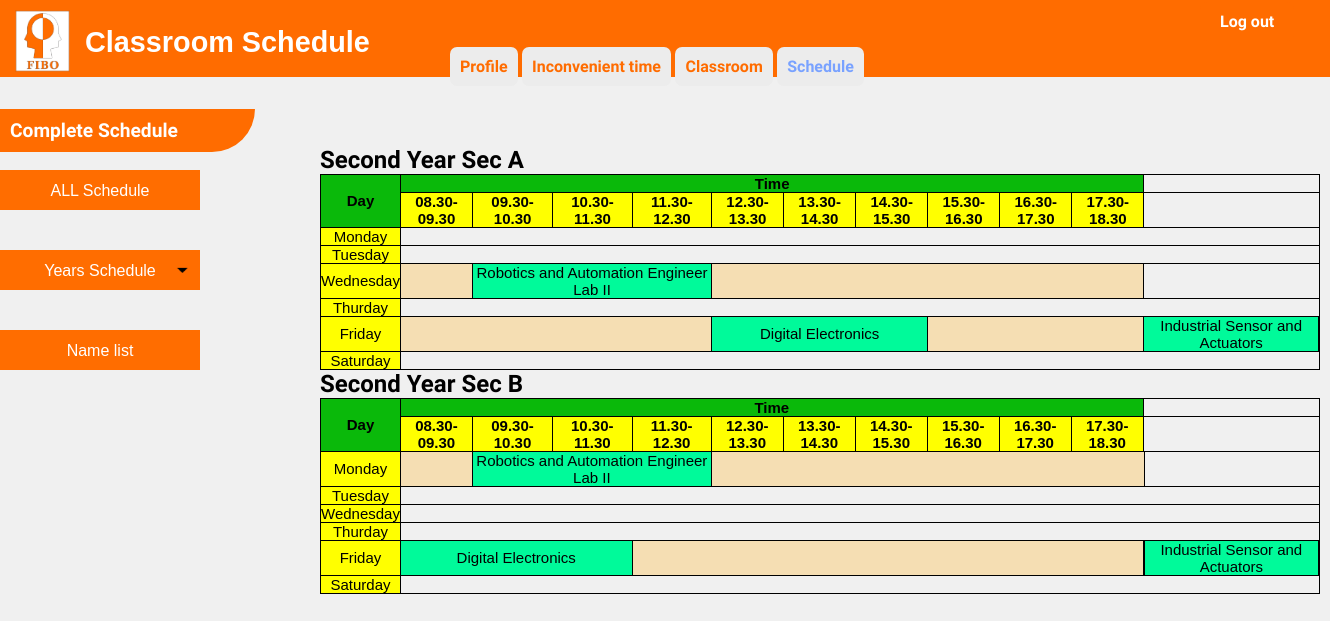
Page /user4-b2.php on the committed database.
### tables this page shows
CREATE TABLE `table_subject_description_output` (
  `No` int(100) NOT NULL,
  `subject_level` varchar(100) NOT NULL,
  `subject_code` varchar(100) NOT NULL,
  `subject_name` varchar(100) NOT NULL,
  `subject_hour_per_week` varchar(100) NOT NULL,
  `subject_hour_per_day` varchar(100) NOT NULL,
  `subject_sec` varchar(100) NOT NULL,
  `Day` varchar(100) NOT NULL,
  `start_time` varchar(100) NOT NULL
);

### user4-b2.php (the view, shortened to what this page needs)
<?php
      require 'dbconfig/config.php';
?>
<!DOCTYPE html>
<html lang="en">
  <head>
    <link rel="stylesheet" type="text/css" href="css/user4-1.css">
    <link rel="stylesheet" type="text/css" href="css/user4-2.css">
  </head>
  <body >
    <header>
        <img src="images/FIBO_logo.jpg" width="55" height="62" style="margin-top: 10px; margin-left: 10px">
        <div style="font-size: 1.8em; margin-top: -50px; margin-left: 80px">
        <b>Classroom Schedule</b>
        </div><br>
        </header>
        <div style="margin-top: -30px; margin-left: 450px">
            <a href="#" class="btn1"><b>Profile</b></a>
            <a href="user2.php" class="btn1"><b>Inconvenient time</b></a>
            <a href="user3.php" class="btn1"><b>Classroom</b></a>
            <a href="user4.php" class="btn1" style=" color: #79a2ff"><b>Schedule</b></a>
        </div>
        <div style="margin-top: -84px; margin-left: 1200px">
            <a href="index.php" class="btn"><b>Log out</b></a>
        </div>
        <div style=" margin-top:50px">
        <br><b class="topics">Complete Schedule</b><br><br>
        <ul id="navbar">
                <li><a href="user4.php"style ="
                    background-color:#ff6d00;">ALL Schedule</a>
                <li><a href="user4-1.php" style ="background: url(images/arrow.png);
                    background-repeat: no-repeat;
                    background-size: 25px;
                    background-position: right center;
                    background-color:#ff6d00">Years Schedule</a>
                </li>
                <li><a href="user4-2.php"style ="
                    background-repeat: no-repeat;
                    background-size: 25px;
                    background-position: right center;
                    background-color:#ff6d00;
                    margin-top : -0.5px">Name list</a>
                </li>
            </ul>
</div></br></br>
        <div  style="margin-top: -300px; margin-left: 320px" class="show">
        <h1>Second Year Sec A</h1>
            <table>
            <tr class="head">
                <th rowspan="2">
                    Day
                </th>
                <th colspan="10">
                    Time
                </th>
            </tr>
            <tr  class="head-time">
                <th>
                    08.30-09.30
                </th>
                <th>
                    09.30-10.30
                </th>
                <th>
                    10.30-11.30
                </th>
                <th>
                    11.30-12.30
                </th>
                <th>
                    12.30-13.30
                </th>
                <th>
                    13.30-14.30
                </th>
                <th>
                    14.30-15.30
                </th>
                <th>
                    15.30-16.30
                </th>
                <th>
                    16.30-17.30
                </th>
                <th>
                    17.30-18.30
                </th>
            </tr>
            <tr>
                <td style="background-color: yellow">
                    Monday
                </td>
            </tr>
            <tr>
                <td style="background-color: yellow">
                    Tuesday
                </td>
            </tr>
            <tr>
                <td style="background-color: yellow">
                    Wednesday
                </td>
                <?php
                    $sql = "SELECT * FROM table_subject_description_output";
                    $smyData = mysqli_query($con, $sql);
                    while($row = mysqli_fetch_array($smyData)) {
                        $hour = (int)$row['subject_hour_per_day'];
                        $time = (int)$row['start_time'];
                        if($row['subject_level'] == "2" ) {
                            if($row['subject_sec'] == "A") {
                                if($row['Day'] == "2"){
                                    if($time > 0 && $time < 99) {
                                        echo "<td style='background-color: wheat;' colspan='$time'></td>";
                                        echo "<td style='background-color: #00FA9A' colspan='$hour'>" . $row['subject_name'] . "</td>";
                                        echo "<td style='background-color: wheat;' colspan='10-$time'></td>";
                                    }
                                }
                            }
                        }
                    }
                ?>
            </tr>
            <tr>
                <td style="background-color: yellow">
                    Thurday
                </td>
            </tr>
            <tr>
                <td style="background-color: yellow">
                    Friday
                </td>
                <?php
                    $sql = "SELECT * FROM table_subject_description_output";
                    $smyData = mysqli_query($con, $sql);
                    while($row = mysqli_fetch_array($smyData)) {
                        $hour = (int)$row['subject_hour_per_day'];
                        $time = (int)$row['start_time'];
                        if($row['subject_level'] == "2" ) {
                            if($row['subject_sec'] == "A") {
                                if($row['Day'] == "4"){
                                    if($time > 0 && $time < 99) {
                                        echo "<td style='background-color: wheat;' colspan='$time'></td>";
                                        echo "<td style='background-color: #00FA9A' colspan='$hour'>" . $row['subject_name'] . "</td>";
                                        echo "<td style='background-color: wheat;' colspan='10-$time'></td>";
                                    }
                                    else if($time == 0) {
                                        echo "<td style='background-color: #00FA9A' colspan='$hour'>" . $row['subject_name'] . "</td>";
                                    }
                                    else if($time == 99) {
                                        echo "<td style='background-color: wheat;' colspan='10'></td>";
                                    }
                                }
                            }
                        }
                    }
                ?>
            </tr>
            <tr>
                <td style="background-color: yellow">
                    Saturday
                </td>
            </tr>
            </table>
            <h1>Second Year Sec B</h1>
            <table>
            <tr class="head">
                <th rowspan="2">
                    Day
                </th>
                <th colspan="10">
                    Time
                </th>
            </tr>
            <tr  class="head-time">
                <th>
                    08.30-09.30
                </th>
                <th>
                    09.30-10.30
                </th>
                <th>
                    10.30-11.30
                </th>
                <th>
                    11.30-12.30
                </th>
                <th>
                    12.30-13.30
                </th>
                <th>
                    13.30-14.30
                </th>
                <th>
                    14.30-15.30
                </th>
                <th>
                    15.30-16.30
                </th>
                <th>
                    16.30-17.30
                </th>
                <th>
                    17.30-18.30
                </th>
            </tr>
            <tr>
                <td style="background-color: yellow">
                    Monday
                </td>
                <?php
                    $sql = "SELECT * FROM table_subject_description_output";
                    $smyData = mysqli_query($con, $sql);
                    while($row = mysqli_fetch_array($smyData)) {
                        $hour = (int)$row['subject_hour_per_day'];
                        $time = (int)$row['start_time'];
                        if($row['subject_level'] == "2" ) {
                            if($row['subject_sec'] == "B") {
                                if($row['Day'] == "0"){
                                    if($time > 0 && $time < 99) {
                                        echo "<td style='background-color: wheat;' colspan='$time'></td>";
                                        echo "<td style='background-color: #00FA9A' colspan='$hour'>" . $row['subject_name'] . "</td>";
                                        echo "<td style='background-color: wheat;' colspan='10-$time'></td>";
                                    }
                                }
                            }
                        }
                    }
                ?>
            </tr>
            <tr>
                <td style="background-color: yellow">
                    Tuesday
                </td>
            </tr>
            <tr>
                <td style="background-color: yellow">
                    Wednesday
                </td>
            </tr>
            <tr>
                <td style="background-color: yellow">
                    Thurday
                </td>
            </tr>
            <tr>
                <td style="background-color: yellow">
                    Friday
                </td>
                <?php
                    $sql = "SELECT * FROM table_subject_description_output";
                    $smyData = mysqli_query($con, $sql);
                    while($row = mysqli_fetch_array($smyData)) {
                        $hour = (int)$row['subject_hour_per_day'];
                        $time = (int)$row['start_time'];
                        if($row['subject_level'] == "2" ) {
                            if($row['subject_sec'] == "B") {
                                if($row['Day'] == "4"){
                                    if($time > 0 && $time < 99) {
                                        echo "<td style='background-color: #00FA9A' colspan='$hour'>" . $row['subject_name'] . "</td>";
                                    }
                                    else if($time == 0) {
                                        echo "<td style='background-color: #00FA9A' colspan='$hour'>" . $row['subject_name'] . "</td>";
                                        echo "<td style='background-color: wheat;' colspan='10-$time'></td>";
                                    }
                                    else if($time == 99) {
                                        echo "<td style='background-color: wheat;' colspan='10'></td>";
                                    }
                                }
                            }
                        }
                    }
                ?>
            </tr>
            <tr>
                <td style="background-color: yellow">
                    Saturday
                </td>
            </tr>
            </table>
  </body>
</html>

### css/user4-1.css (style rules this page uses)
* { margin: 0; padding: 0; }
.btn { display: inline-block; border: 0px solid #ff6c00; padding: 10px 20px; background-color: #ff6c00; text-decoration: none; font-family: 'Work Sans', sans-serif; font-size: 1em; color: #ffffff ; border-radius: 7px; transition: 0.1s; }
.btn1 { display: inline-block; border: 0px solid #ff6c00; padding: 10px 10px; background-color: #ececec; text-decoration: none; font-family: 'Work Sans', sans-serif; font-size: 1em; color: #ff6c00 ; border-radius: 7px; transition: 0.1s; }
.topics { display: inline-block; border: 0px solid #ff6c00; padding: 10px; width: 235px; background-color: #ff6c00; text-decoration: none; font-family: 'Work Sans', sans-serif; font-size: 1.2em; color: #ffffff ; border-bottom-right-radius: 50px; transition: 0.1s; }
table, tr, th, td { border: 1px solid black; border-collapse: collapse; }
.head { background-color: #6CC417; font-size: 15px; text-align: center; }
.head-time { background-color: yellow; font-size: 15px; text-align: center; }
body { background-color: #f0f0f0; color: Black ; font-family: 'Work Sans', sans-serif; font-size: 1em; text-align: left; }
header { background: #ff6c00 none repeat-x 0 0; color: #FFFFFF; margin-top: 0px; padding: 0 5px; text-align: left; }
.show { margin-top: -225px; margin-left: 450px }
h1 { color: Black ; font-family: 'Work Sans', sans-serif; font-size: 1.5em; text-align: left; }
li { list-style-type: none; text-align: center; height: 40px; width:200px; }
li a { text-decoration: none; background: #ff6d00; display: block; color: #ffffff; height: 40px; width:200px; line-height: 42px; }
#navbar > li { margin-bottom: 40px; }

### css/user4-2.css (style rules this page uses)
* { margin: 0; padding: 0; }
body { font-family: 'Kanit', sans-serif; }
table { border-collapse: collapse; width: 1000px; height: auto; }
table, th, td { border: 1px solid black; }
.head th { text-align: center; color: black; font-size: 15px; background: rgb(10, 185, 10); }
.head-time th { text-align: center; color: black; font-size: 15px; background: yellow; }
td { text-align: center; font-size: 15px; }

### rows in the picture
table_subject_description_output: subject_name "Robotics and Automation Engineer Lab II"
table_subject_description_output: subject_name "Digital Electronics"
table_subject_description_output: subject_name "Industrial Sensor and Actuators"
table_subject_description_output: subject_name "Robotics and Automation Engineer Lab II"
table_subject_description_output: subject_name "Digital Electronics"
table_subject_description_output: subject_name "Industrial Sensor and Actuators"
